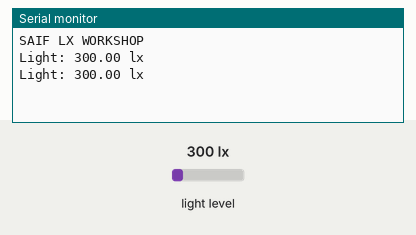
A sketch run on a simulated Arduino Uno, built with avr-gcc and run on an emulated ATmega328P. On the bench: the last lines printed to the serial monitor. The test bench sets the inputs (shaded band); at power-on: light level 300 lx.

Above: at 1.8 s.
1.9 s: light level set to 40 lx
At 2.8 s:
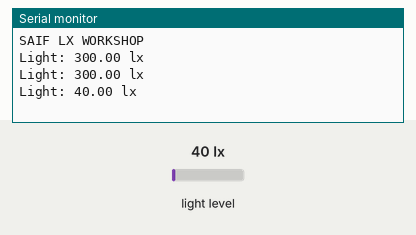
3.4 s: light level set to 500 lx
At 4.8 s:
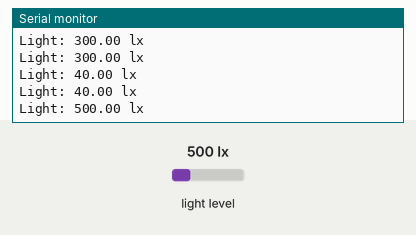
Timing chart, 0 to 6.4 s (numbered marks = the images above; inputs shaded):
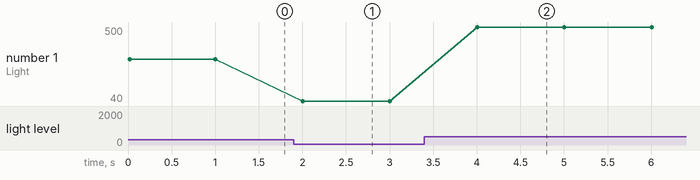

Measured:
- after the input at 1.9 s, the serial monitor: prints a new line after 0.10 s (image 1)
- after the input at 3.4 s, the serial monitor: prints a new line after 0.61 s (image 2)
- plotted number 1: 300 → 40 after the input at 1.9 s, 40 → 500 after the input at 3.4 s

The sketch:

gy-30_getting_started.ino
```cpp
#include<Wire.h>
#include <BH1750.h>

BH1750 GY30;

void setup()
{
  Serial.begin(9600);
  Wire.begin();
  GY30.begin();
  Serial.println("SAIF LX WORKSHOP");
}
void loop()
{
  float lux = GY30.readLightLevel();
  Serial.println((String)"Light: " + lux + " lx");
  delay(1000);
}
```
